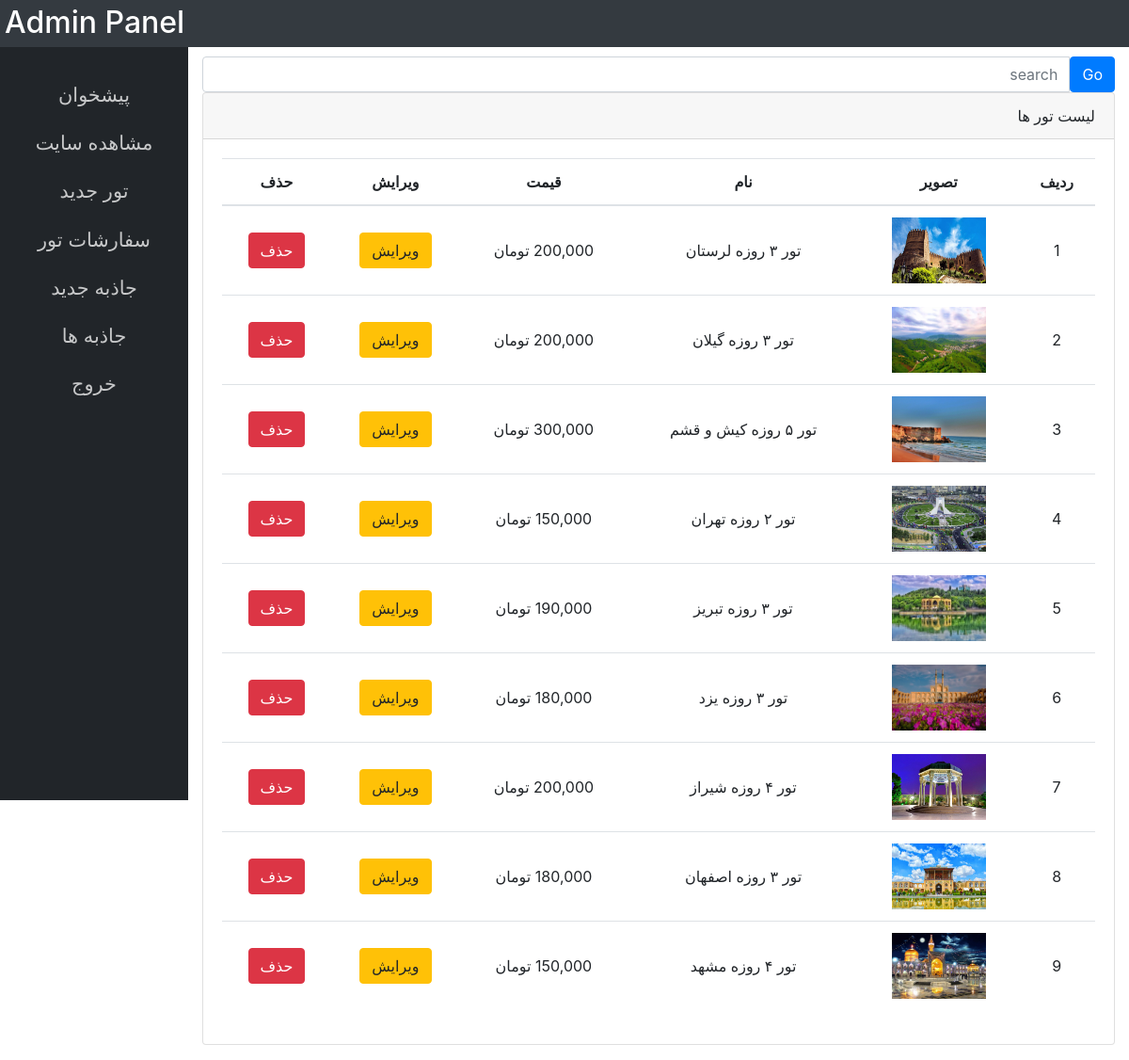
/panel-admin/index.php, run on the app's committed database.
### tables this page shows
CREATE TABLE `tours` (
  `t_id` int(11) NOT NULL,
  `title` varchar(100) NOT NULL,
  `description` text NOT NULL,
  `image_path` varchar(255) DEFAULT NULL,
  `price` varchar(100) NOT NULL,
  `updated_at` datetime DEFAULT NULL
);

### panel-admin/index.php (the view, shortened to what this page needs)
<!DOCTYPE html>
<html lang="en">
<head>
    <link rel="stylesheet" href="css/bootstrap.min.css">
    <link rel="stylesheet" href="style.css">
</head>
<body>
<nav class="nav top-bar">
    <h2 class="float-left">Admin Panel</h2>
</nav>
<div class="container-fluid">
    <div class="row admin-panel">
        <div class="col-2">
            <div class="list-item">
                <a href="index.php">پیشخوان</a>
                <a href="../index.php">مشاهده سایت</a>
                <a href="add-new-tour.html">تور جدید</a>
                <a href="orders.php">سفارشات تور</a>
                <a href="add-new-jazebe.html">جاذبه جدید</a>
                <a href="jazebeha.php">جاذبه ها</a>
                <a href="../php/logout.php">خروج</a>
            </div>
        </div>
        <div class="col-10">
          <form action="index.php" method="get">
                        <div class="input-group">
                            <input type="text" placeholder="search" name="search" class="form-control" value="<?php echo isset($_GET['search']) ? htmlspecialchars($_GET['search']) : ''; ?>">
                            <button class="btn btn-primary" name="search-btn">Go</button>
                        </div>
                    </form>
                <div class="card mb-3">
                    <div class="card-header">
                    لیست تور ها
                    </div>
                    <div class="card-body">
                        <div class="table-responsive">
                            <table class="table float-right" style="direction: rtl">
                                <thead>
                                <tr>
                                    <th>ردیف</th>
                                    <th>تصویر</th>
                                    <th>نام</th>
                                    <th>قیمت</th>
                                    <th>ویرایش</th>
                                    <th>حذف</th>
                                </tr>
                                </thead>
                                <tbody>
                                <?php
                                $servername = "localhost";
                                $username = "root";
                                $password = "";
                                $dbname = "my_tourist_db";
                                $conn = new mysqli($servername, $username, $password, $dbname);
                                $conn->set_charset("utf8");
                                $sql = "SELECT * FROM tours";
                                $sql .= " ORDER BY t_id DESC";
                                $result = $conn->query($sql);
                                if ($result && $result->num_rows > 0) {
                                    $counter = 1;
                                    while($row = $result->fetch_assoc()) {
                                        $id = $row['t_id'];
                                        $title = htmlspecialchars($row['title']);
                                        $price = isset($row['price']) ? $row['price'] : 0;
                                        $image_path = $row['image_path'];
                                        $image_src = "admin-images/default.jpg";
                                        if (!empty($image_path) && file_exists("../" . $image_path)) {
                                            $image_src = "../" . $image_path;
                                        } elseif (!empty($image_path)) {
                                            $image_src = $image_path;
                                        }
                                        ?>
                                        <tr>
                                            <td><?php echo $counter; ?></td>
                                            <td><img src="<?php echo $image_src; ?>" width="100px" height="70px" onerror="this.src='admin-images/default.jpg'"></td>
                                            <td><?php echo $title; ?></td>
                                            <td><?php echo number_format($price); ?></td>
                                              <td>
                                                <a href="edit-tour.php?id=<?php echo $id; ?>" class="btn btn-warning">ویرایش</a>
                                            </td>
                                            <td>
                                                <a href="delete-tour.php?id=<?php echo $id; ?>" class="btn btn-danger" onclick="return confirm('آیا از حذف این تور مطمئن هستید؟')">حذف</a>
                                            </td>
                                        </tr>
                                        <?php
                                        $counter++;
                                    }
                                }
                                ?>
                                </tbody>
                            </table>
                        </div>
                    </div>
                </div>
        </div>
    </div>
</div>
</body>
</html>

### panel-admin/style.css (style rules this page uses)
* { margin: 0; padding: 0; }
.top-bar { background: #343a40; color: #ffffff; height: 50px; }
nav h2 { padding: 5px; }
.admin-panel { height: auto; }
.admin-panel .col-2 { padding: 15px; height: 800px; background: #212529; font-size: 1.3rem; text-decoration: none; }
.admin-panel .col-10 { display: block; text-align: end; margin-top: 10px; }
.admin-panel .col-10 form input , .admin-panel .col-10 form textarea, .admin-panel .col-10 form select { text-align: end; }
.admin-panel .col-2 .list-item a { display: block; text-align: center; margin-top: 20px; color: rgba(255, 255, 255, 0.75); }
.table td, .table th { vertical-align: middle; text-align: center; }

### data on the page
tours: image_path (picture), title "تور ۳ روزه لرستان"
tours: image_path (picture), title "تور ۳ روزه گیلان"
tours: image_path (picture), title "تور ۵ روزه کیش و قشم"
tours: image_path (picture), title "تور ۲ روزه تهران"
tours: image_path (picture), title "تور ۳ روزه تبریز"
tours: image_path (picture), title "تور ۳ روزه یزد"
tours: image_path (picture), title "تور ۴ روزه شیراز"
tours: image_path (picture), title "تور ۳ روزه اصفهان"
tours: image_path (picture), title "تور ۴ روزه مشهد"
